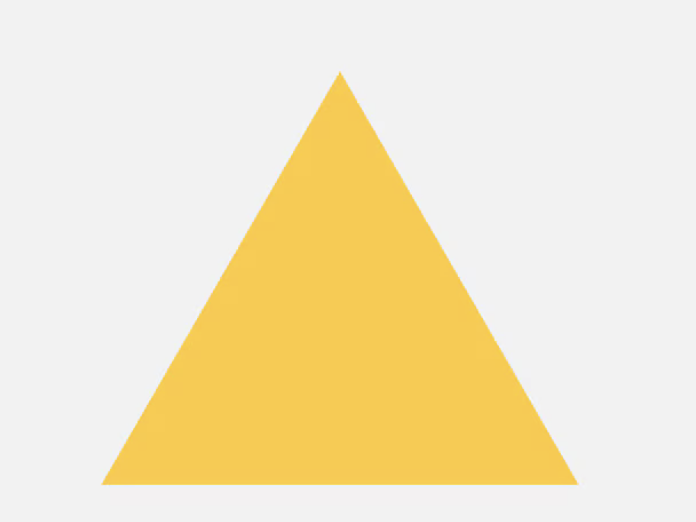
#> input picture triangle.png, 696 x 522 px
$ python polyDP.py
#> lines starting #> are read from the running program, lines starting #| are printed output that depends on the picture; after the words box and inside, x2 and y2 are one past the last pixel; in counts of white or black regions, pixels touching at a corner belong together
import cv2

# Step 1: Image load aur preprocessing
img = cv2.imread("triangle.png")
#> img is the input picture: shape (522, 696, 3); mean B, G, R 199.4, 231.4, 243.1

gray = cv2.cvtColor(img, cv2.COLOR_BGR2GRAY)
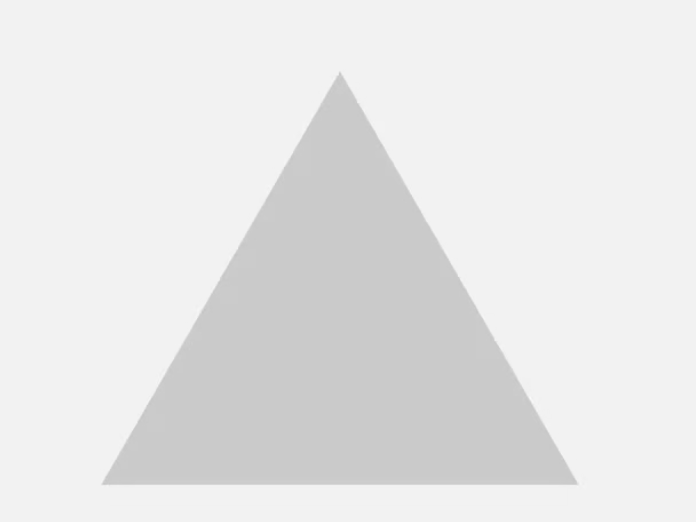
#> gray: shape (522, 696); min 197, max 250, mean 231.2
_, thresh = cv2.threshold(gray, 200, 255, cv2.THRESH_BINARY)
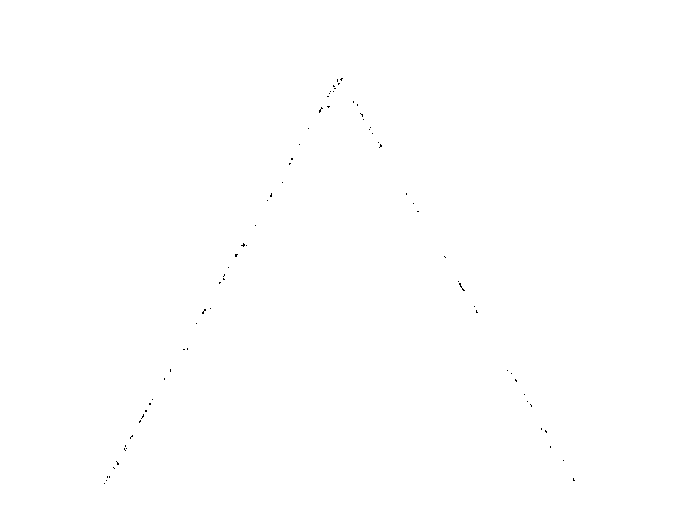
#> thresh: shape (522, 696); 99.9% white; black in thin lines or dots, all inside (x1, y1, x2, y2) = (104, 78, 575, 484)

#FIND CONTOURS
contours, heirarchy = cv2.findContours(thresh, cv2.RETR_TREE, cv2.CHAIN_APPROX_SIMPLE)
#> contours = 90 contours, 89 with area under 20; largest, box (x1, y1, x2, y2) and area: (0, 0, 696, 522) 362095

cv2.drawContours(img, contours, -1, (0,255,0), 3)
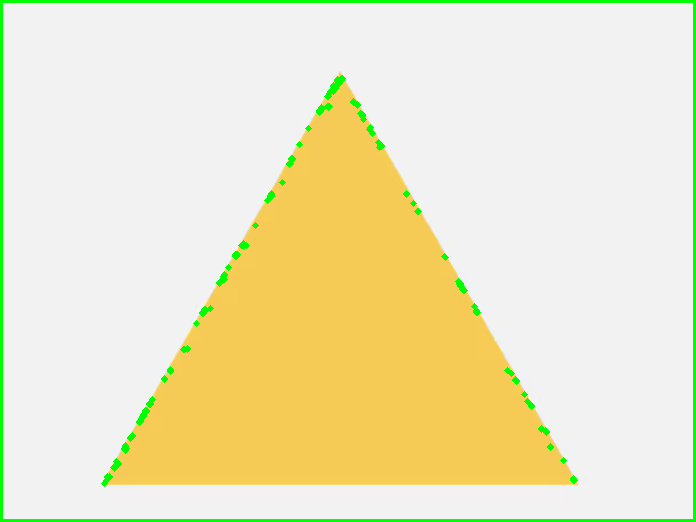
#> img: shape (522, 696, 3); 2.65% of pixels changed, all inside (x1, y1, x2, y2) = (0, 0, 696, 522)

for contour in contours:
    approx = cv2.approxPolyDP(contour, 0.01 * cv2.arcLength(contour, True), True)

    corners = len(approx)

    if corners == 3:
        shape_name = "Triangle"

    elif corners == 4:
        shape_name = "Rectangle"

    elif corners == 5:
        shape_name = "Pentagon"

    elif corners > 5:
        shape_name = "Circle"

    else:
        shape_name = "unknown"

    cv2.drawContours(img, [approx], 0, (0,255,0), 2)
    x = approx.ravel()[0]
    """
    [
    [[100,200]],
    [[150,250]],
    [[120,270]],
    ]
    [100,200,150,250,120,270]
    """
    y = approx.ravel()[1] - 10
    cv2.putText(img, shape_name, (x,y), cv2.FONT_HERSHEY_COMPLEX, 0.6, (255, 0, 0), 2)
#> this loop made 90 passes
#> (approx, corners, shape_name, x, y) on passes 1, 2, 3, 7, 8, 10, 11, 12, 13: ([[0, 0], [0, 521], [695, 521], [695, 0]], 4, 'Rectangle', 0, -10), ([[103, 483], [104, 482], [105, 483], [104, 484]], 4, 'Rectangle', 103, 473), ([[105, 480], [106, 479], [107, 480], [106, 481]], 4, 'Rectangle', 105, 470), ([[113, 468], [114, 467], [115, 468], [114, 469]], 4, 'Rectangle', 113, 458), ([[112, 467], [113, 466], [114, 467], [113, 468]], 4, 'Rectangle', 112, 457), ([[115, 461], [116, 460], [117, 461], [116, 462]], 4, 'Rectangle', 115, 451), ([[562, 460], [563, 459], [564, 460], [563, 461]], 4, 'Rectangle', 562, 450), ([[124, 450], [125, 449], [126, 450], [125, 451]], 4, 'Rectangle', 124, 440), ([[125, 448], [126, 447], [127, 448], [126, 449]], 4, 'Rectangle', 125, 438)
#> (corners, shape_name, x, y) on passes 4, 5, 6, 9, 14, 15: (8, 'Circle', 572, 468), (6, 'Circle', 108, 466), (6, 'Circle', 106, 466), (7, 'Circle', 116, 452), (6, 'Circle', 123, 438), (6, 'Circle', 549, 436)
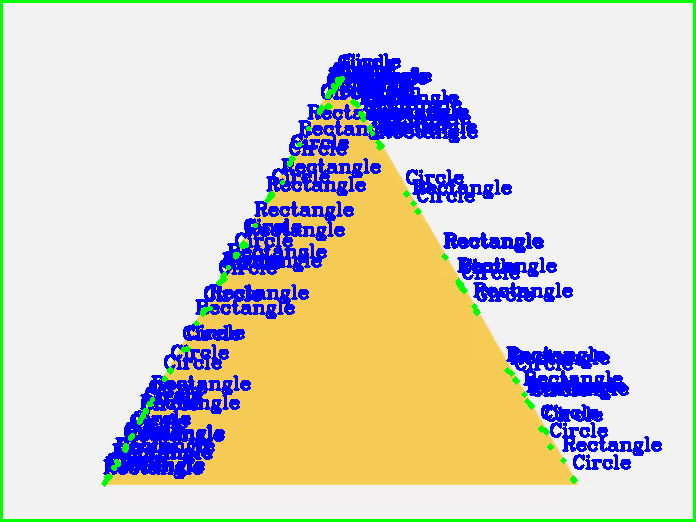
#> img: shape (522, 696, 3); 10.56% of pixels changed, all inside (x1, y1, x2, y2) = (103, 53, 662, 479)


cv2.imshow("Contours", img)
cv2.waitKey(0)
cv2.destroyAllWindows()
